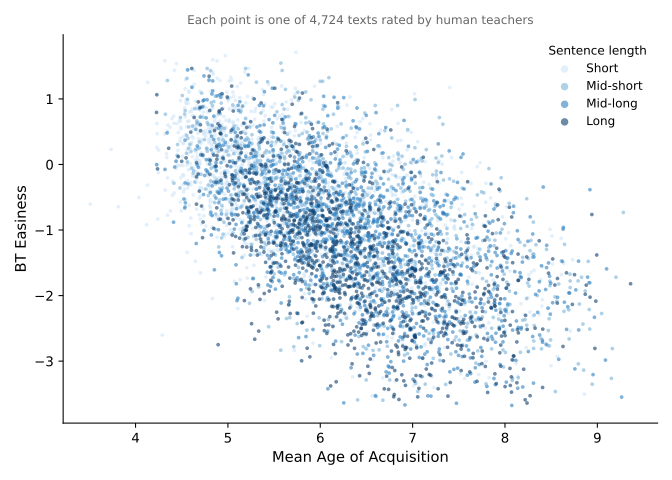

Write Python code to recreate this figure.
import matplotlib.pyplot as plt
import numpy as np
import pandas as pd
import spacy

corpus = pd.read_csv("CLEAR_corpus_final.csv", encoding="latin-1")
aoa_df = pd.read_excel("AoA_51715_words.xlsx")
aoa_map = aoa_df.dropna(subset=["Word", "AoA_Kup_lem"]).set_index("Word")["AoA_Kup_lem"].to_dict()
aoa_map = {k.lower(): v for k, v in aoa_map.items()}

nlp = spacy.load("en_core_web_sm", disable=["parser", "ner"])

_docs = pd.Series(
    list(nlp.pipe(corpus["Excerpt"].astype(str), batch_size=64)),
    index=corpus.index,
)
content_tokens_col = _docs.map(lambda doc: [
    t.lemma_.lower() for t in doc
    if t.is_alpha and t.pos_ in {"NOUN", "VERB", "ADJ", "ADV"}
])

corpus["mean_aoa"] = content_tokens_col.map(
    lambda t: np.mean([aoa_map[w] for w in t if w in aoa_map])
    if any(w in aoa_map for w in t) else float("nan")
)
corpus["sent_length"] = corpus["Excerpt"].apply(
    lambda x: np.mean([len(s.split()) for s in str(x).split(".") if s.strip()])
)

plot_df = corpus[["mean_aoa", "BT_easiness", "sent_length"]].dropna()
plot_df["quartile"] = pd.qcut(plot_df["sent_length"], 4, labels=False)

# Light = short sentences (Q1), dark = long sentences (Q4)
palette = ["#d0e4f7", "#7ab3d9", "#2e7fbf", "#0d3d6b"]
labels = ["Short", "Mid-short", "Mid-long", "Long"]

fig, ax = plt.subplots(figsize=(7, 5))

for q in range(4):
    mask = plot_df["quartile"] == q
    ax.scatter(
        plot_df.loc[mask, "mean_aoa"],
        plot_df.loc[mask, "BT_easiness"],
        c=palette[q],
        s=8,
        alpha=0.6,
        linewidths=0,
        label=labels[q],
    )

ax.set_xlabel("Mean Age of Acquisition", fontsize=11)
ax.set_ylabel("BT Easiness", fontsize=11)
ax.legend(title="Sentence length", title_fontsize=9, fontsize=9,
          frameon=False, markerscale=2)
ax.set_title("Each point is one of 4,724 texts rated by human teachers",
             fontsize=9, color="#666666", pad=8)

ax.spines["top"].set_visible(False)
ax.spines["right"].set_visible(False)
ax.grid(False)

plt.tight_layout()
plt.savefig("scatter_aoa_bt.png", dpi=150)
plt.savefig("scatter_aoa_bt.svg")
print("Saved scatter_aoa_bt.png and scatter_aoa_bt.svg")
